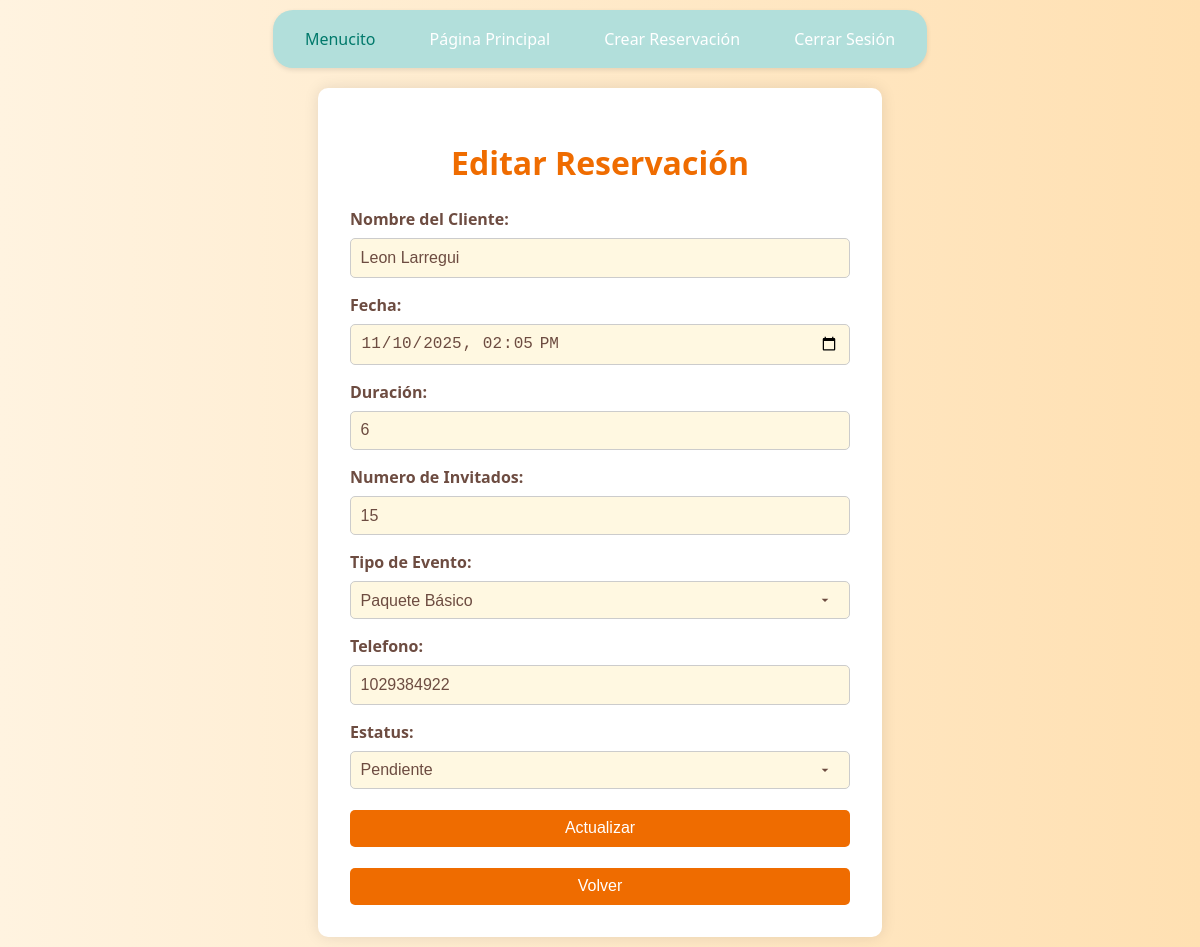
The page /editar/16/ on the database as committed earlier.
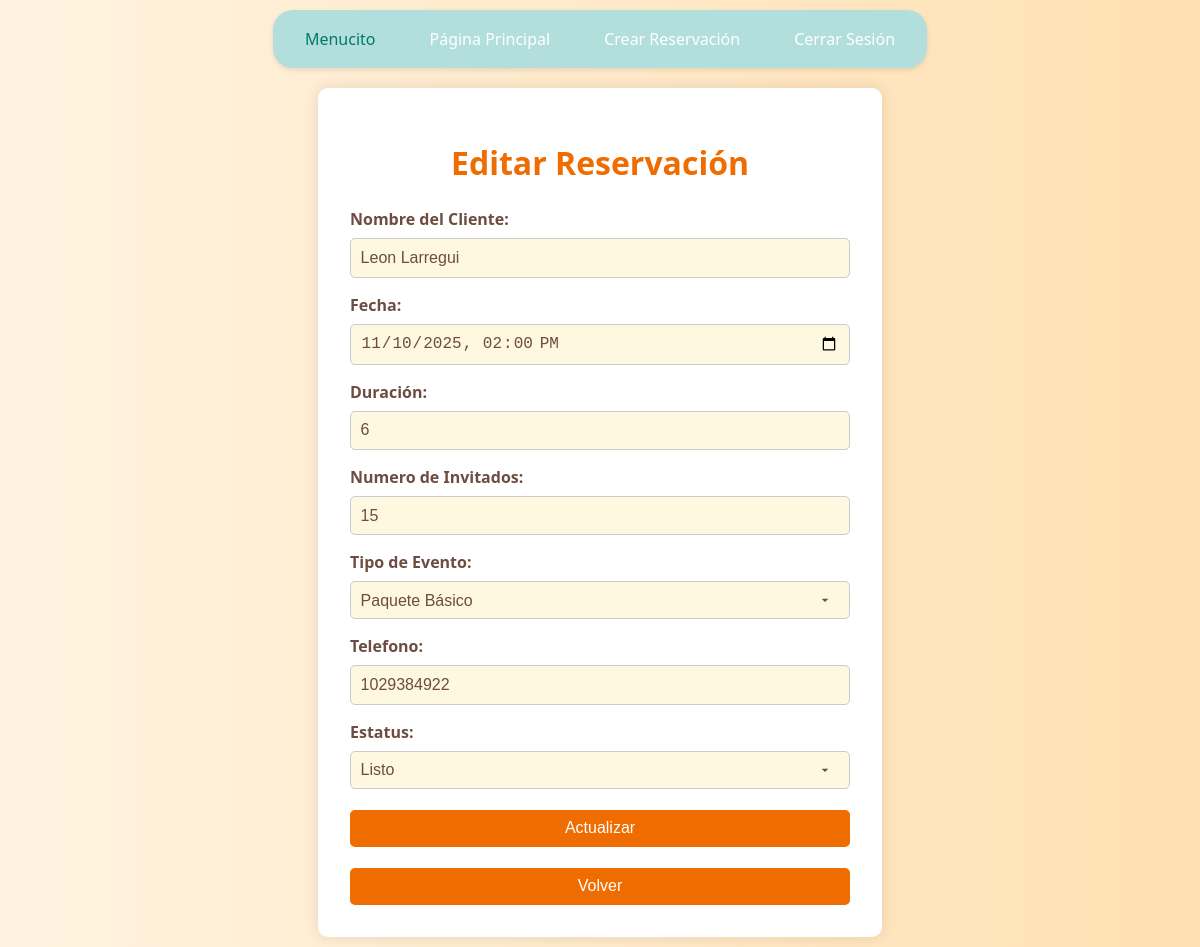
The same page on the database as committed later.
### app/models.py (models this page shows, shortened)
class RESERVACION(models.Model):
    nombre_cliente = models.CharField(max_length=100)
    fecha_evento = models.DateTimeField()
    duracion_horas = models.IntegerField(default=4)
    num_invitados = models.IntegerField()
    tipo_evento = models.CharField(max_length=50)
    telefono_contacto = models.CharField(max_length=15)
    estatus = models.CharField(max_length=20, default='Pendiente')

### app/views.py (the view, shortened to what this page needs)
# urls.py: path('editar/<int:id>/', views.editar_reservacion, name='editar'),
def editar_reservacion(request, id):
    reservacion = get_object_or_404(RESERVACION, id=id)
    return render(request, 'editar.html', {'reservacion': reservacion})

### app/templates/editar.html (shortened to what this page needs)
{% load static %}
<!DOCTYPE html>
<html lang="es">
<head>
    <link rel="stylesheet" href="{% static 'css/style2.css' %}">
</head>
<body>
    {% include 'menu.html' %}
    <div class="form-container">
        <h1>Editar Reservación</h1>
        <form method="post" id="form-crear">
            <label for="txtNombre_Cliente">Nombre del Cliente:</label>
            <input type="text" id="txtNombre_Cliente" name="txtNombre_Cliente" value="{{reservacion.nombre_cliente}}" required pattern="[A-Za-z\s]+">
            <label for="txtFecha">Fecha:</label>
            <input type="datetime-local" id="txtFecha" name="txtFecha" value="{{reservacion.fecha_evento|date:'Y-m-d'}}T{{reservacion.fecha_evento|time:'H:i'}}" required>
            <label for="txtDuracion">Duración:</label>
            <input type="number" name="txtDuracion" value="{{reservacion.duracion_horas}}"required>
            <label for="txtNum_Inv">Numero de Invitados:</label>
            <input type="number" id="txtNum_Inv" name="txtNum_Inv" value="{{reservacion.num_invitados}}" required pattern="[0-9]+ o \d+">
            <label for="ddlTipo_Evento">Tipo de Evento:</label>
            <select name="ddlTipo_Evento" required>
                <option value="Paquete Basico" {% if reservacion.tipo_evento == "Paquete Basico" %}selected{% endif %}>Paquete Básico</option>
            </select><br>
            <label for="txtTelefono_Contacto">Telefono:</label>
            <input type="text" id="txtTelefono_Contacto" name="txtTelefono_Contacto" value="{{reservacion.telefono_contacto}}" required pattern="^\d{10}$">
            <label for="ddlestatus">Estatus:</label>
            <select name="ddlestatus" required>
                <option value="Pendiente" {% if reservacion.estatus == "Pendiente" %}selected{% endif %}>Pendiente</option>
                <option value="Listo" {% if reservacion.estatus == "Listo" %}selected{% endif %}>Listo</option>
            </select><br>
            <button type="submit">Actualizar</button>
            <button><a href="{% url 'listar' %}" class="btn">Volver</a></button>
        </form>
    </div>
</body>
</html>

Rows that differ between the two databases and show on the page:
changed RESERVACION "Leon Larregui": txtFecha "11/10/2025 14:05" → "11/10/2025 14:00"; ddlestatus "Pendiente" → "Listo"
